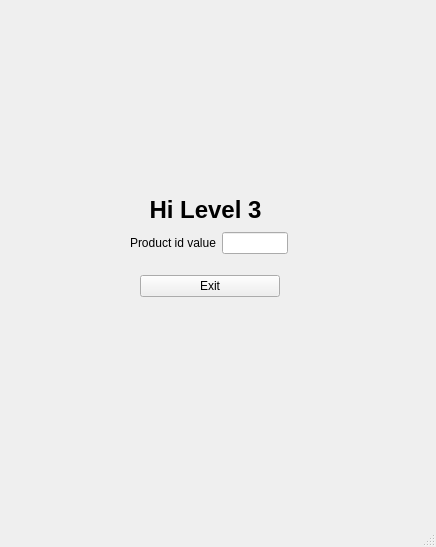
<?xml version="1.0" encoding="UTF-8"?>
<ui version="4.0">
 <class>getthevaluelevel3</class>
 <widget class="QMainWindow" name="getthevaluelevel3">
  <property name="geometry">
   <rect>
    <x>0</x>
    <y>0</y>
    <width>436</width>
    <height>547</height>
   </rect>
  </property>
  <property name="minimumSize">
   <size>
    <width>436</width>
    <height>547</height>
   </size>
  </property>
  <property name="maximumSize">
   <size>
    <width>436</width>
    <height>547</height>
   </size>
  </property>
  <property name="windowTitle">
   <string>Operator Level 3</string>
  </property>
  <widget class="QWidget" name="centralwidget">
   <widget class="QLabel" name="label">
    <property name="geometry">
     <rect>
      <x>100</x>
      <y>190</y>
      <width>211</width>
      <height>41</height>
     </rect>
    </property>
    <property name="maximumSize">
     <size>
      <width>436</width>
      <height>16777215</height>
     </size>
    </property>
    <property name="font">
     <font>
      <pointsize>16</pointsize>
      <weight>75</weight>
      <bold>true</bold>
     </font>
    </property>
    <property name="text">
     <string>&lt;html&gt;&lt;head/&gt;&lt;body&gt;&lt;p align=&quot;center&quot;&gt;&lt;span style=&quot; font-size:18pt;&quot;&gt;Hi Level 3&lt;/span&gt;&lt;/p&gt;&lt;/body&gt;&lt;/html&gt;</string>
    </property>
   </widget>
   <widget class="QLabel" name="label_2">
    <property name="geometry">
     <rect>
      <x>10</x>
      <y>0</y>
      <width>71</width>
      <height>81</height>
     </rect>
    </property>
    <property name="styleSheet">
     <string notr="true">border-image: url(:/cafe.png);</string>
    </property>
    <property name="text">
     <string/>
    </property>
   </widget>
   <widget class="QLabel" name="label_4">
    <property name="geometry">
     <rect>
      <x>270</x>
      <y>30</y>
      <width>151</width>
      <height>101</height>
     </rect>
    </property>
    <property name="styleSheet">
     <string notr="true">border-image: url(:/your-logo-here2.png);</string>
    </property>
    <property name="text">
     <string/>
    </property>
   </widget>
   <widget class="QWidget" name="layoutWidget">
    <property name="geometry">
     <rect>
      <x>130</x>
      <y>230</y>
      <width>158</width>
      <height>26</height>
     </rect>
    </property>
    <layout class="QHBoxLayout" name="horizontalLayout">
     <item>
      <widget class="QLabel" name="label_3">
       <property name="text">
        <string>Product id value</string>
       </property>
      </widget>
     </item>
     <item>
      <widget class="QLineEdit" name="valueIdfromOhterClass">
       <property name="readOnly">
        <bool>true</bool>
       </property>
      </widget>
     </item>
    </layout>
   </widget>
   <widget class="QWidget" name="layoutWidget">
    <property name="geometry">
     <rect>
      <x>140</x>
      <y>270</y>
      <width>140</width>
      <height>32</height>
     </rect>
    </property>
    <layout class="QHBoxLayout" name="horizontalLayout_2">
     <item>
      <widget class="QPushButton" name="btn_exit">
       <property name="text">
        <string>Exit</string>
       </property>
      </widget>
     </item>
    </layout>
   </widget>
  </widget>
  <widget class="QMenuBar" name="menubar">
   <property name="geometry">
    <rect>
     <x>0</x>
     <y>0</y>
     <width>436</width>
     <height>22</height>
    </rect>
   </property>
  </widget>
  <widget class="QStatusBar" name="statusbar"/>
 </widget>
 <resources>
  <include location="imagesqt.qrc"/>
 </resources>
 <connections/>
</ui>
